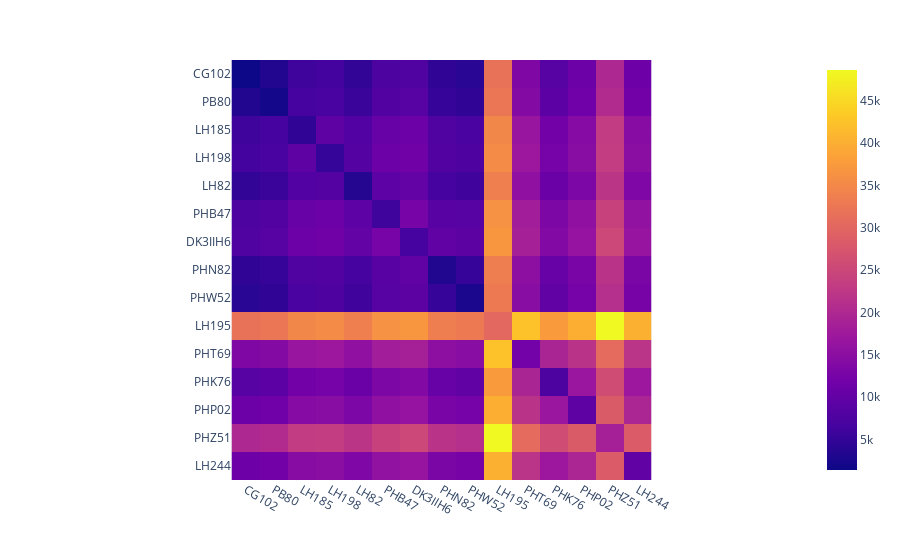

Write notebook code for a chart like this one.
### Code cell
px.imshow(pd.DataFrame(out2, columns=l, index=l))

### Figure 1 — Plotly figure (JSON) as saved in the notebook; plotly's stock layout.template omitted (floating-point values rounded to 4 significant figures; data arrays with more than 128 entries replaced by an {"elided": "..."} marker saying what was removed)
{"data": [{"coloraxis": "coloraxis", "hovertemplate": "x: %{x}<br>y: %{y}<br>color: %{z}<extra></extra>", "name": "0", "type": "heatmap", "x": ["CG102", "PB80", "LH185", "LH198", "LH82", "PHB47", "DK3IIH6", "PHN82", "PHW52", "LH195", "PHT69", "PHK76", "PHP02", "PHZ51", "LH244"], "xaxis": "x", "y": ["CG102", "PB80", "LH185", "LH198", "LH82", "PHB47", "DK3IIH6", "PHN82", "PHW52", "LH195", "PHT69", "PHK76", "PHP02", "PHZ51", "LH244"], "yaxis": "y", "z": {"elided": "15x15 int values"}}], "layout": {"coloraxis": {"colorscale": [[0, "#0d0887"], [0.1111, "#46039f"], [0.2222, "#7201a8"], [0.3333, "#9c179e"], [0.4444, "#bd3786"], [0.5556, "#d8576b"], [0.6667, "#ed7953"], [0.7778, "#fb9f3a"], [0.8889, "#fdca26"], [1, "#f0f921"]]}, "margin": {"t": 60}, "xaxis": {"anchor": "y", "constrain": "domain", "domain": [0, 1], "scaleanchor": "y"}, "yaxis": {"anchor": "x", "autorange": "reversed", "constrain": "domain", "domain": [0, 1]}}}
